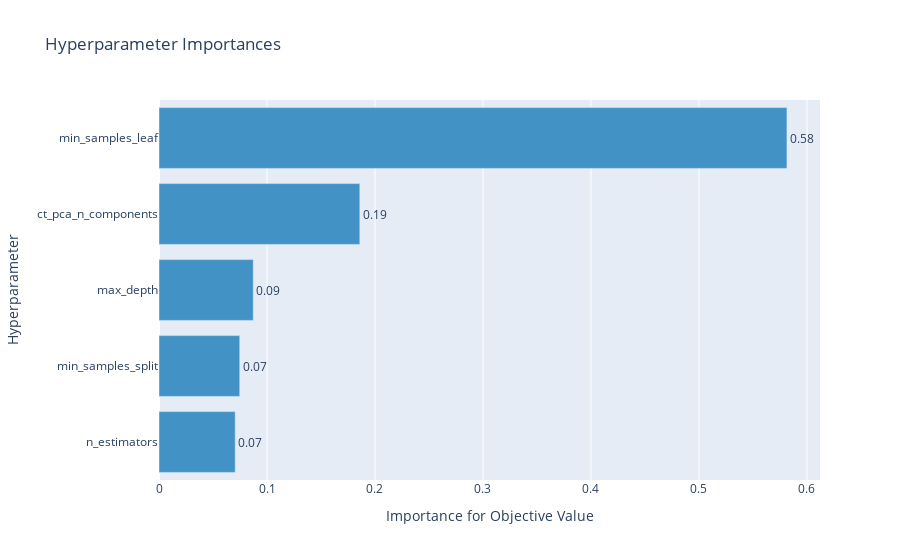

Notebook code cell kept with this figure:
### Code cell
optuna.visualization.plot_param_importances(study)

### Figure 1 — Plotly figure (JSON) as saved in the notebook; plotly's stock layout.template omitted (floating-point values rounded to 4 significant figures)
{"data": [{"cliponaxis": false, "hovertemplate": ["n_estimators (IntDistribution): 0.07056430133555172<extra></extra>", "min_samples_split (IntDistribution): 0.07475944335706007<extra></extra>", "max_depth (IntDistribution): 0.08726946653128517<extra></extra>", "ct_pca_n_components (IntDistribution): 0.1859506784770623<extra></extra>", "min_samples_leaf (IntDistribution): 0.5814561102990408<extra></extra>"], "marker": {"color": "rgb(66,146,198)"}, "orientation": "h", "text": ["0.07", "0.07", "0.09", "0.19", "0.58"], "textposition": "outside", "type": "bar", "x": [0.07056, 0.07476, 0.08727, 0.186, 0.5815], "y": ["n_estimators", "min_samples_split", "max_depth", "ct_pca_n_components", "min_samples_leaf"]}], "layout": {"showlegend": false, "title": {"text": "Hyperparameter Importances"}, "xaxis": {"title": {"text": "Importance for Objective Value"}}, "yaxis": {"title": {"text": "Hyperparameter"}}}}
